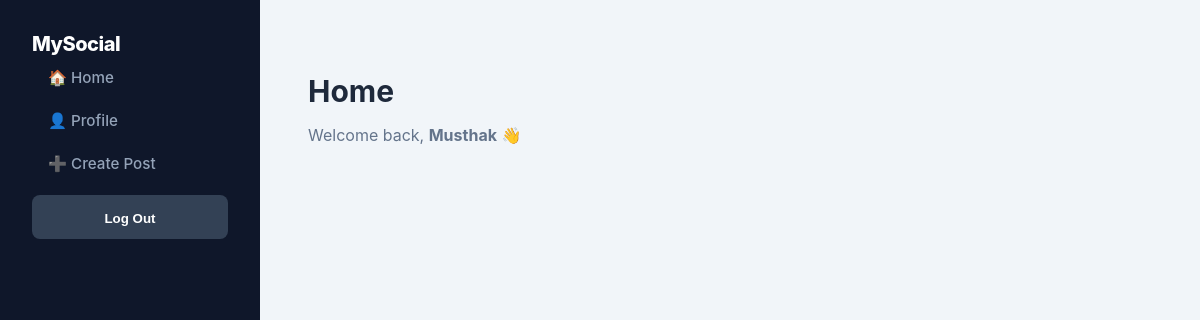
Before: / (signed in) with the older database file.
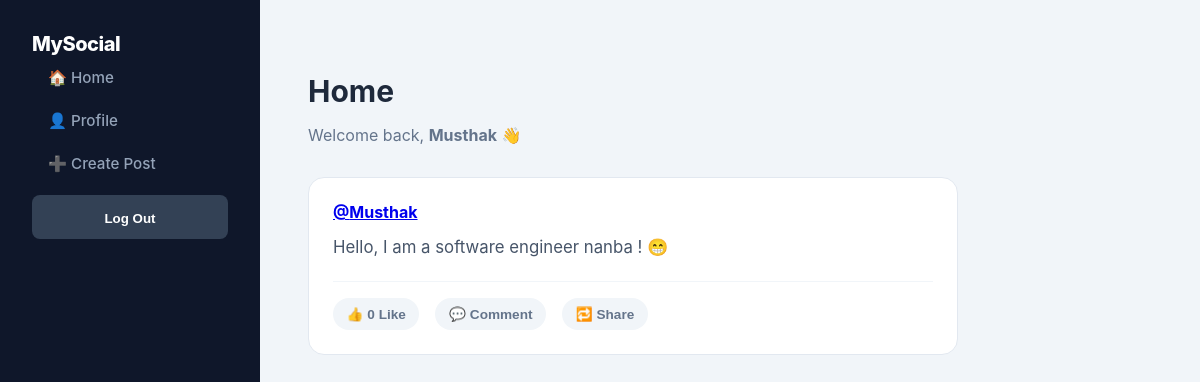
After: the same page with the newer database file.
### accounts/models.py (models this page shows)
class CustomUser(AbstractUser):
    first_name = models.CharField(max_length=255)
    last_name = models.CharField(max_length=255)
    country = models.CharField(max_length=100)
    phone_number = models.CharField(max_length=15)

### pages/models.py (models this page shows, shortened)
class Post(models.Model):
    user = models.ForeignKey(User, on_delete=models.CASCADE)
    content = models.TextField()
    image = models.ImageField(upload_to="post_images/", blank=True, null=True)
    created_at = models.DateTimeField(auto_now_add=True)

### pages/views.py (the view)
# urls.py: path('', HomePageView.as_view(), name='home'),
class HomePageView(TemplateView):
    template_name = "home.html"
    def get_context_data(self, **kwargs):
        context = super().get_context_data(**kwargs)
        context['posts'] = Post.objects.all().order_by('-created_at')
        return context

### templates/home.html (shortened to what this page needs)
{% extends "base.html" %}
{% block content %}
{% if user.is_authenticated %}
<div class="home-header">
  <h2>Home</h2>
  <p class="welcome-text">
    Welcome back, <strong>{{ user.username }}</strong> 👋
  </p>
</div>
<div class="feed">
  {% for post in posts %}
  <div class="post-card" id="post-{{ post.pk }}">
    <div class="post-header">
      <a href="{% url 'post' post.pk %}">@{{ post.user.username }}</a>
    </div>
    <div class="post-content">{{ post.content|truncatechars:120 }}</div>
    <div class="post-actions">
      <button onclick="handleLike(this)">
        <span class="icon">👍</span>
        <span class="count">0</span> Like
      </button>
      <button onclick="toggleCommentSection('{{ post.pk }}')">
        💬 Comment
      </button>
      <button onclick="handleShare('{{ post.pk }}')">🔁 Share</button>
    </div>
  </div>
  {% endfor %}
</div>
{% else %}
<div class="login-box">
  <h2>Welcome to MySocialApp</h2>
  <p>Please login to see posts 🤝</p>
</div>
{% endif %}
{% endblock content %}

### templates/base.html (shortened to what this page needs)
<!doctype html>
<html lang="en">
  <head>
  </head>
  <body>
    <div class="layout">
      <div class="sidebar">
        <h2>MySocial</h2>
        <a href="/">🏠 Home</a>
        {% if user.is_authenticated %}
        <a href="{% url 'profile' username=user.username %}">👤 Profile</a>
        <a href="#">➕ Create Post</a>
        <div class="auth-btn logout">
          <form method="post" action="{% url 'logout' %}">
            <button type="submit">Log Out</button>
          </form>
        </div>
        {% else %}
        <div class="auth-btn">
          <a href="{% url 'login' %}">Login</a>
        </div>
        {% endif %}
      </div>
      <div class="content">{% block content %} {% endblock content %}</div>
    </div>
  </body>
</html>

### templates/base.html (style rules this page uses)
:root { --primary: #6366f1; --primary-hover: #4f46e5; --bg-body: #f8fafc; --bg-sidebar: #0f172a; --text-main: #1e293b; --text-muted: #64748b; --white: #ffffff; }
* { box-sizing: border-box; }
body { margin: 0; font-family: "Inter", system-ui, -apple-system, sans-serif; background-color: var(--bg-body); color: var(--text-main); }
.layout { display: flex; flex-direction: column; }
.sidebar { width: 100%; background-color: var(--bg-sidebar); color: var(--white); padding: 1rem; display: flex; align-items: center; justify-content: space-between; position: sticky; top: 0; z-index: 100; }
.sidebar h2 { margin: 0; font-size: 1.25rem; font-weight: 800; letter-spacing: -0.5px; }
.sidebar a { color: #94a3b8; text-decoration: none; font-size: 0.95rem; font-weight: 500; transition: color 0.2s; }
.auth-btn { background-color: var(--primary); padding: 0.5rem 1rem; border-radius: 8px; transition: background 0.2s; }
.auth-btn.logout { background-color: #334155; }
.auth-btn button { background: none; border: none; color: white; font-weight: 600; cursor: pointer; padding: 0; }
.content { flex: 1; padding: 1.5rem; max-width: 1200px; margin: 0 auto; width: 100%; }
@media (min-width: 768px) { .layout { flex-direction: row; } }
@media (min-width: 768px) { .sidebar { width: 260px; height: 100vh; flex-direction: column; justify-content: flex-start; align-items: flex-start; padding: 2rem; position: fixed; } }
@media (min-width: 768px) { .sidebar a { width: 100%; padding: 0.75rem 1rem; border-radius: 8px; } }
@media (min-width: 768px) { .auth-btn { width: 100%; text-align: center; margin-top: auto; } }
@media (min-width: 768px) { .content { margin-left: 260px; padding: 3rem; } }
.auth-btn { width: 100%; padding: 12px; background-color: #4f46e5; color: white; border: none; border-radius: 8px; font-size: 1rem; font-weight: 600; cursor: pointer; transition: background 0.2s; margin-top: 10px; }
:root { --primary: #6366f1; --primary-hover: #4f46e5; --bg-body: #f1f5f9; --text-dark: #0f172a; --text-muted: #64748b; --white: #ffffff; --radius: 16px; --shadow: 0 4px 6px -1px rgba(0, 0, 0, 0.1), 0 2px 4px -1px rgba(0, 0, 0, 0.06); }
.feed { display: flex; flex-direction: column; gap: 1.25rem; }
.post-card { background: var(--white); padding: 1.5rem; border-radius: var(--radius); border: 1px solid #e2e8f0; transition: transform 0.2s ease; }
.post-header { font-weight: 700; color: var(--text-dark); margin-bottom: 0.75rem; font-size: 1rem; }
.post-content { color: #475569; line-height: 1.6; margin-bottom: 1.25rem; }
.post-actions { display: flex; gap: 0.75rem; border-top: 1px solid #f1f5f9; padding-top: 1rem; }
.post-actions button { background: #f8fafc; border: 1px solid #e2e8f0; padding: 0.5rem 1rem; border-radius: 8px; color: var(--text-muted); font-weight: 600; font-size: 0.85rem; cursor: pointer; transition: all 0.2s; }

### templates/home.html (style rules this page uses)
.home-header { margin-bottom: 2rem; }
.home-header h2 { font-size: 1.875rem; font-weight: 700; margin-bottom: 0.5rem; }
.welcome-text { color: var(--text-muted); font-size: 1rem; }
.feed { display: flex; flex-direction: column; gap: 1.5rem; max-width: 650px; }
.post-card { background: var(--white); padding: 1.5rem; border-radius: 16px; border: 1px solid #e2e8f0; }
.post-header { font-weight: 700; margin-bottom: 0.75rem; }
.post-content { font-size: 1.05rem; margin-bottom: 1.25rem; }
.post-actions { display: flex; gap: 1rem; border-top: 1px solid #f1f5f9; padding-top: 1rem; }
.post-actions button { background: #f1f5f9; border: none; padding: 0.5rem 0.85rem; border-radius: 20px; font-weight: 600; cursor: pointer; }

Changed rows visible on the page:
added Post: user.username "Musthak", content "Hello, I am a software engineer nanba ! 😁"
